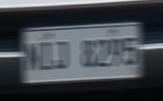
#> input picture data/h_blur/2.jpg, 163 x 101 px, found by its file name
$ jupyter execute 'Low Resolution.ipynb'   (shell and % lines are left out)
#> lines starting #> are read from the running program, lines starting #| are printed output that depends on the picture
[cell 1]
import cv2
import os
import random
import numpy as np
import matplotlib.pyplot as plt

[cell 2]
"""
    Downscale an image to a target resolution (below max_res), keeping aspect ratio.
    Returns the low-res and low-bitrate image image.
"""
def degrade_image(img, max_res=100, jpeg_quality=20):
    h, w = img.shape[:2]
    aspect_ratio = w/h

    if w > h:
        new_w = max_res
        new_h = int(new_w / aspect_ratio)
    else:
        new_h = max_res
        new_w = int(new_h * aspect_ratio)

    low_res = cv2.resize(img, (new_w, new_h), interpolation=cv2.INTER_AREA)
    encode_param = [int(cv2.IMWRITE_JPEG_QUALITY), jpeg_quality]
    result, encimg = cv2.imencode('.jpg', low_res, encode_param)
    if result:
        low_res = cv2.imdecode(encimg, 1)

    return low_res

[cell 3]
img = cv2.imread("data/normal/2.jpg")
#> img is the input picture: shape (101, 163, 3); mean B, G, R 77.6, 71.6, 66.9
low_res_img = degrade_image(img, max_res=55, jpeg_quality=80)
#> in degrade_image, `low_res = cv2.resize(img, (new_w, new_h), interpolation=cv2.INTER_AREA)`:
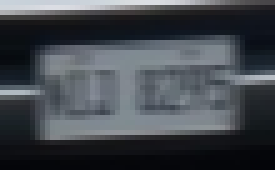
#> low_res: shape (34, 55, 3) (shown 5 times larger); mean B, G, R 77.6, 71.6, 66.9
#> in degrade_image, `result, encimg = cv2.imencode('.jpg', low_res, encode_param)`: encimg = 1095 values, max 255 at index 0, min 0 at index 4, mean 103.7

[cell 4]
plt.imshow(cv2.cvtColor(low_res_img, cv2.COLOR_BGR2RGB))
plt.axis('off')
plt.show()

[cell 5]
out_dir = os.path.join('data', 'REAL-ESRGAN', 'realesrgan-lowreso')
in_dir = os.path.join('data', 'REAL-ESRGAN', 'realesrgan-cropped')
files = os.listdir(in_dir)

min_rs = 40
max_rs = 70
min_qual = 20
max_qual = 60

[cell 6]
for image_name in files:
    img = cv2.imread(os.path.join(in_dir, image_name))
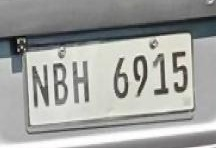
#> input picture data/REAL-ESRGAN/realesrgan-cropped/114.jpg, 216 x 148 px
#> img is the input picture: shape (148, 216, 3); mean B, G, R 159.1, 161.7, 160.6
    res = random.randint(min_rs, max_rs)
    qual = random.randint(min_qual, max_qual)
    print(res, qual)

    low_res_img = degrade_image(img, max_res=res, jpeg_quality=qual)
#> call 2 of degrade_image, with max_res = 67, jpeg_quality = 44
#> in degrade_image (call 2), `low_res = cv2.resize(img, (new_w, new_h), interpolation=cv2.INTER_AREA)`:
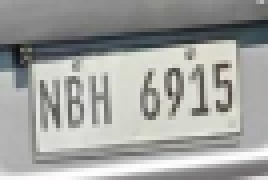
#> low_res: shape (45, 67, 3) (shown 4 times larger); mean B, G, R 159.1, 161.7, 160.6
#> in degrade_image (call 2), `result, encimg = cv2.imencode('.jpg', low_res, encode_param)`: encimg = 1226 values, max 255 at index 0, min 0 at index 4, mean 110.7
#> in degrade_image (call 2), `low_res = cv2.imdecode(encimg, 1)`:
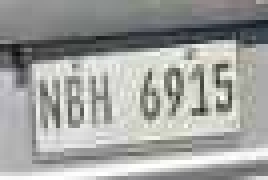
#> low_res: shape (45, 67, 3) (shown 4 times larger); mean B, G, R 158.9, 161.8, 160.5

    filename = f'{out_dir}/{image_name}'
    cv2.imwrite(filename, low_res_img)
    print(f'Saved low quality plate: {filename}')
#> pass 2 of the loop `for image_name in files:`:
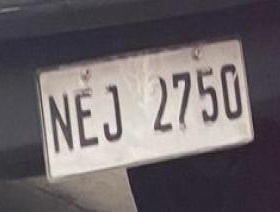
#> input picture data/REAL-ESRGAN/realesrgan-cropped/130.jpg, 280 x 212 px
#> img is the input picture: shape (212, 280, 3); mean B, G, R 106.3, 103, 110.4
#> in degrade_image (call 3), `low_res = cv2.resize(img, (new_w, new_h), interpolation=cv2.INTER_AREA)`:
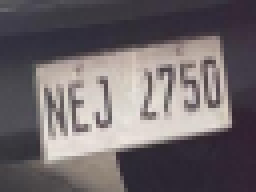
#> low_res: shape (48, 64, 3) (shown 4 times larger); mean B, G, R 106.3, 103, 110.4
#> encimg = 1081 values, max 255 at index 0, min 0 at index 4, mean 106.6
#> in degrade_image (call 3), `low_res = cv2.imdecode(encimg, 1)`:
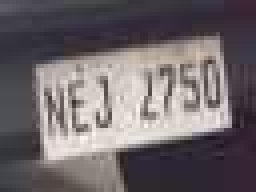
#> low_res: shape (48, 64, 3) (shown 4 times larger); mean B, G, R 106.3, 102.9, 110.5
#> pass 3 of the loop `for image_name in files:`:
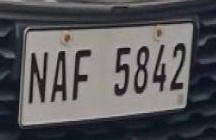
#> input picture data/REAL-ESRGAN/realesrgan-cropped/192.jpg, 216 x 140 px
#> img is the input picture: shape (140, 216, 3); mean B, G, R 90.9, 88.9, 89.1
#> in degrade_image (call 4), `low_res = cv2.resize(img, (new_w, new_h), interpolation=cv2.INTER_AREA)`:
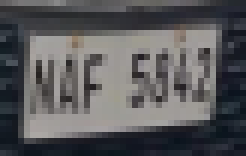
#> low_res: shape (26, 41, 3) (shown 6 times larger); mean B, G, R 90.9, 89, 89.1
#> encimg = 854 values, max 255 at index 0, min 0 at index 4, mean 106
#> in degrade_image (call 4), `low_res = cv2.imdecode(encimg, 1)`:
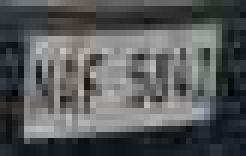
#> low_res: shape (26, 41, 3) (shown 6 times larger); mean B, G, R 90.6, 89.5, 87.9

    #plt.imshow(cv2.cvtColor(low_res_img, cv2.COLOR_BGR2RGB))
    #plt.axis('off')
    #plt.show()
